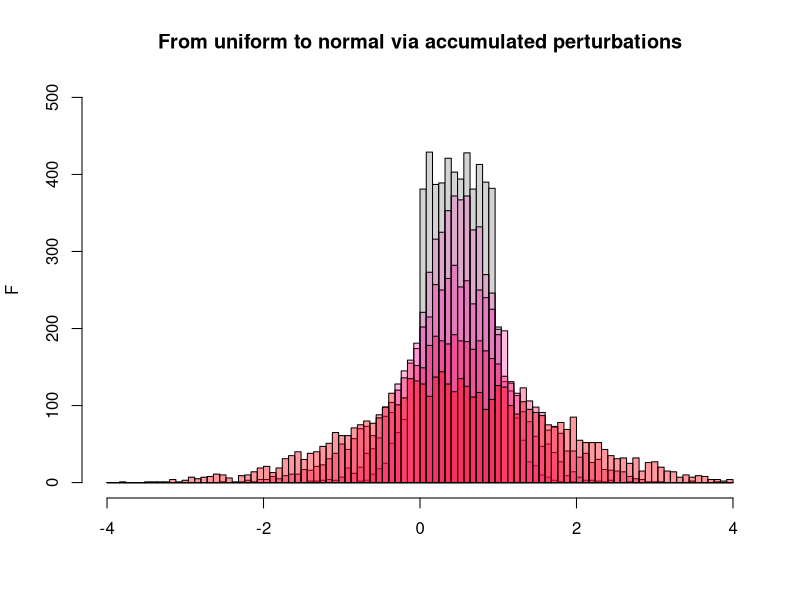
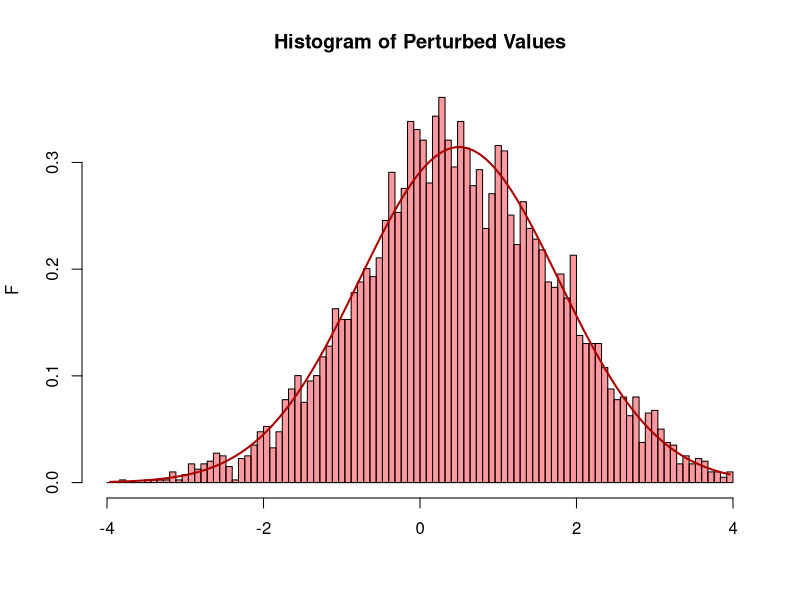

Source code (R) for these figures, in order:
## ---- chunk 1
#| cache: TRUE

set.seed(271828)

n <- 5000                     # number of points
x <- runif(n)                 # initial set of points: uniform distribution
xa <-   4                     # boundaries for the histogram: positive ...
xi <- -xa                     # ... and negative
brk <- seq(xi, xa, len=101)   # histogram bin limits

hist(x, 
     breaks = brk,
     col = "lightgray",
     main = "From uniform to normal via accumulated perturbations",
     xlab = "",
     ylab = "F",
     xlim = c(xi, xa),
     ylim = c(0, 500))

# Now add our perturbations: 100 random values, uniformly distributed
# between -0.05 and 0.05 added to each number in x. These are vectorized
# operations in R - they are fast. Then we overlay the new histogram.
x <- x + rowSums(matrix(runif(n*100, -0.05, 0.05), nrow=n))
hist(x[x>xi & x<xa], breaks = brk, col = "#FF00AA33", add=TRUE)

# Note: for display we clip the values to lie between the bounds we are
#       considering for our histogram: x[x>xi & x<xa]. If we don't
#       do that, sooner or later a value would stray outside the bounds
#       and hist() would throw a tantrum. My, my.


# We repeat this with 200 perturbations ...
x <- x + rowSums(matrix(runif(n*200, -0.05, 0.05), nrow=n))
hist(x[x>xi & x<xa], breaks = brk, col = "#FF009944", add=TRUE)

# ... 500 ...
x <- x + rowSums(matrix(runif(n*500, -0.05, 0.05), nrow=n))
hist(x[x>xi & x<xa], breaks = brk, col = "#FF005555", add=TRUE)

# ... and 1,000. That's our final histogram.
x <- x + rowSums(matrix(runif(n*1000, -0.05, 0.05), nrow=n))
hist(x[x>xi & x<xa], breaks = brk, col = "#FF001166", add=TRUE)
## ---- chunk 2

# assign the hist() output to myH, so we can get at the values with which
# the plot was constructed.
myH <- hist(x[x>xi & x<xa], breaks = brk, col = "#FF001166",
            freq = FALSE,
            main = "Histogram of Perturbed Values",
            xlab = "", ylab = "F",
            xlim = c(xi, xa))

points(myH$mids,  # using the histogram-bin midpoints as the x-values of
                  # our curve, and computing the y-values with dnorm()
       dnorm(myH$mids, mean = mean(x), sd = sd(x)),
       col = "#AA0000",
       type = "l",
       lwd = 2)
